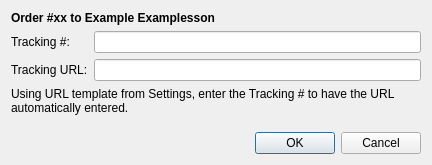
<?xml version="1.0" encoding="UTF-8"?>
<ui version="4.0">
 <class>MarkShippedDialog</class>
 <widget class="QDialog" name="MarkShippedDialog">
  <property name="geometry">
   <rect>
    <x>0</x>
    <y>0</y>
    <width>432</width>
    <height>165</height>
   </rect>
  </property>
  <property name="windowTitle">
   <string>Mark Order Shipped</string>
  </property>
  <layout class="QVBoxLayout" name="verticalLayout">
   <item>
    <layout class="QFormLayout" name="formLayout">
     <item row="1" column="0">
      <widget class="QLabel" name="trackingNoLabel">
       <property name="text">
        <string>Tracking #:</string>
       </property>
      </widget>
     </item>
     <item row="1" column="1">
      <widget class="QLineEdit" name="trackingNoEdit"/>
     </item>
     <item row="2" column="0">
      <widget class="QLabel" name="trackingUrlLabel">
       <property name="text">
        <string>Tracking URL:</string>
       </property>
      </widget>
     </item>
     <item row="2" column="1">
      <widget class="QLineEdit" name="trackingUrlEdit">
       <property name="styleSheet">
        <string notr="true">color: red;</string>
       </property>
      </widget>
     </item>
     <item row="3" column="0" colspan="2">
      <widget class="QLabel" name="urlInfoLabel">
       <property name="text">
        <string>Using URL template from Settings, enter the Tracking # to have the URL automatically entered.</string>
       </property>
       <property name="wordWrap">
        <bool>true</bool>
       </property>
      </widget>
     </item>
     <item row="0" column="0" colspan="2">
      <widget class="QLabel" name="orderLabel">
       <property name="font">
        <font>
         <bold>true</bold>
        </font>
       </property>
       <property name="text">
        <string>Order #xx to Example Examplesson</string>
       </property>
      </widget>
     </item>
    </layout>
   </item>
   <item>
    <widget class="QDialogButtonBox" name="buttonBox">
     <property name="orientation">
      <enum>Qt::Horizontal</enum>
     </property>
     <property name="standardButtons">
      <set>QDialogButtonBox::Cancel|QDialogButtonBox::Ok</set>
     </property>
    </widget>
   </item>
  </layout>
 </widget>
 <resources/>
 <connections>
  <connection>
   <sender>buttonBox</sender>
   <signal>accepted()</signal>
   <receiver>MarkShippedDialog</receiver>
   <slot>accept()</slot>
   <hints>
    <hint type="sourcelabel">
     <x>248</x>
     <y>254</y>
    </hint>
    <hint type="destinationlabel">
     <x>157</x>
     <y>274</y>
    </hint>
   </hints>
  </connection>
  <connection>
   <sender>buttonBox</sender>
   <signal>rejected()</signal>
   <receiver>MarkShippedDialog</receiver>
   <slot>reject()</slot>
   <hints>
    <hint type="sourcelabel">
     <x>316</x>
     <y>260</y>
    </hint>
    <hint type="destinationlabel">
     <x>286</x>
     <y>274</y>
    </hint>
   </hints>
  </connection>
 </connections>
</ui>
